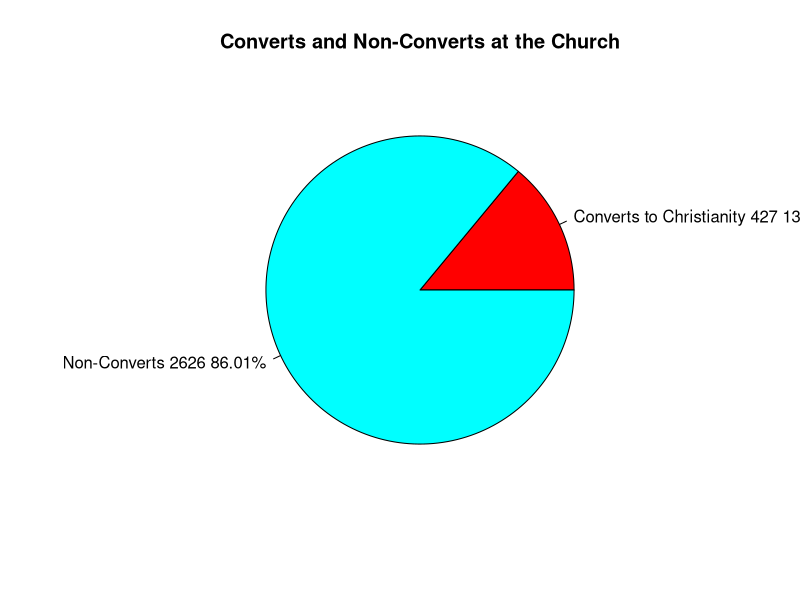
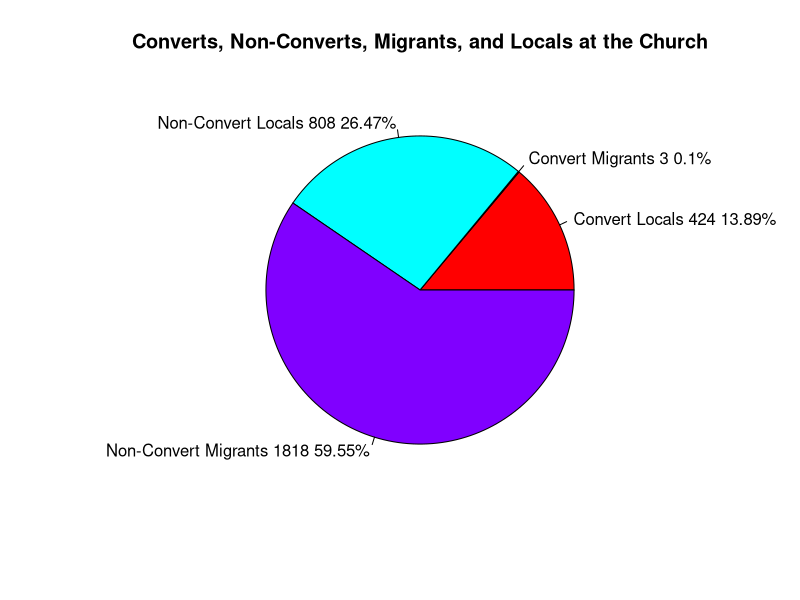
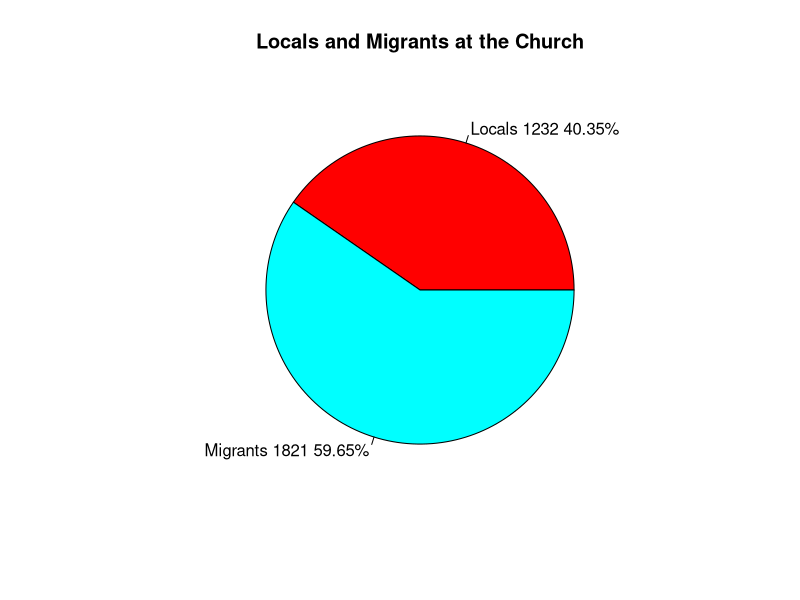
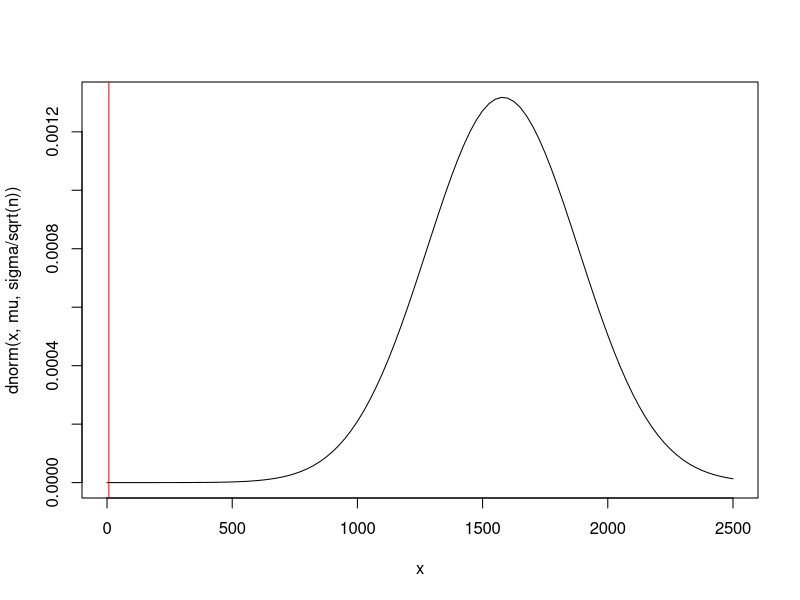
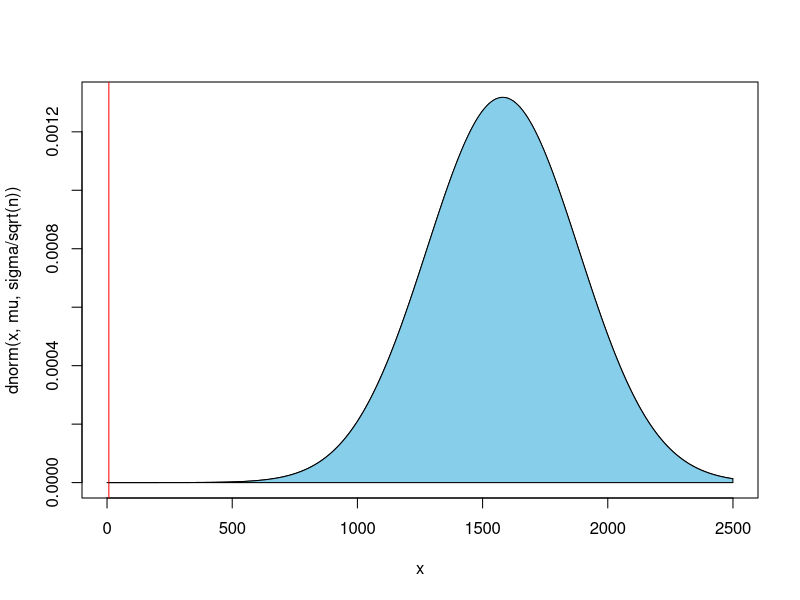
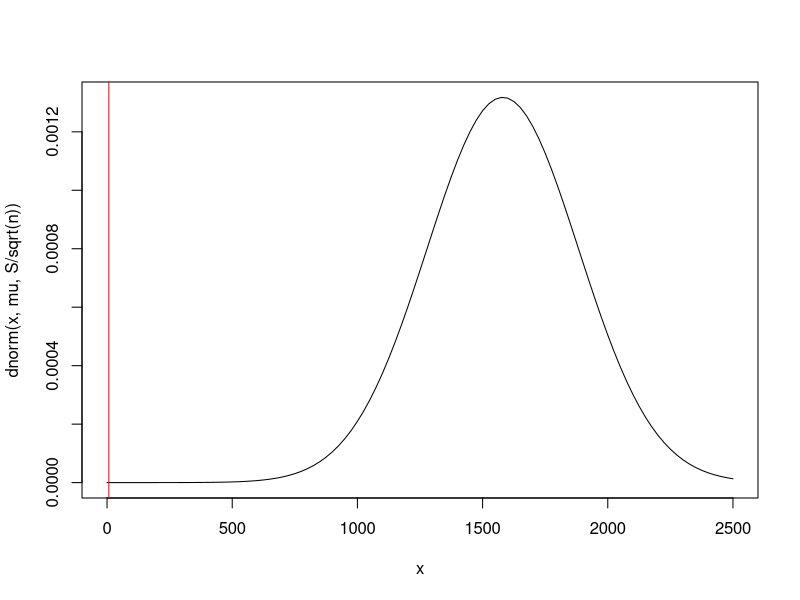
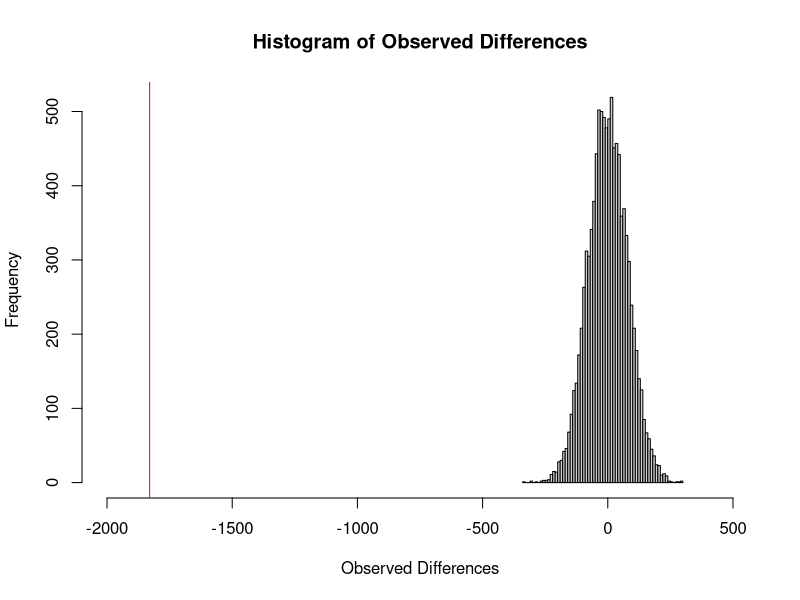
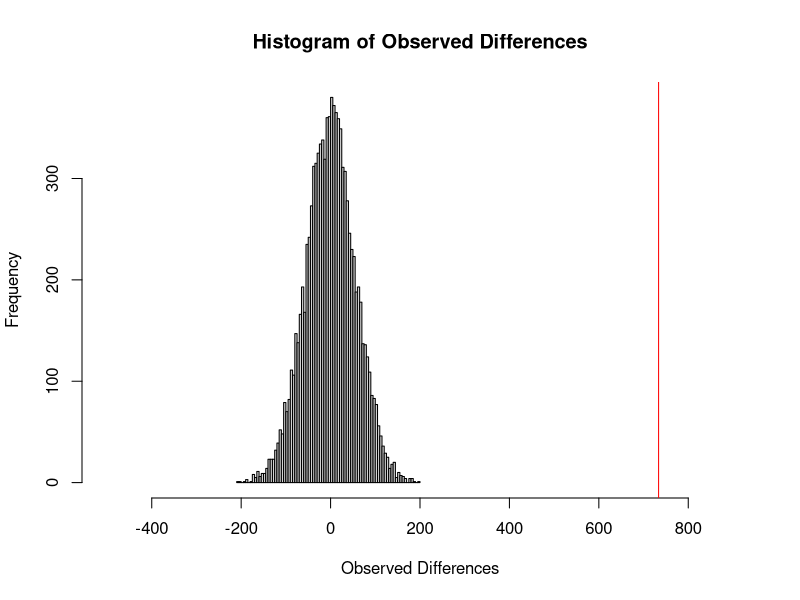

R code for these plots, in order: (Note: this script raises an error after producing the figures.)
#Title: Math 23c Final Project
#Written by: Ben Dreier and Michael Cheng
#Date: May 14, 2019
#Sources: Scripts from Paul Bamberg, data from Cori Tucker-Price
#PLEASE DO NOT DISTRIBUTE THIS DATASET—MY PROCTOR PLANS TO PUBLISH THIS IN A BOOK AND DOES NOT WANT THIS DATA RELEASED PUBLICLY
#Have a great summer! =)

#Master outline/grading checklist

#DOES THE DATASET MEET THE REQUIRED DATASET STANDARDS??
#1- dataframe: yes, we have a .csv file with columns and rows
#2- yes, name, street name, city, former church, and hometown are all categorical columns, and several logical columns are made throughout this data analysis
#3- yes, we used a python script to add two numerical columns: 1st, distance of hometown from LA; 2nd, population of home state in 1940
#4-yes, there are over 3000 rows representing over 3000 church members

#DOES THE DATASET MEET THE REQUIRED GRAPHICAL DISPLAY STANDARDS?
#1- yes, see section 5 for bar plot
#2- yes, see section 2 for histograms (also in other places)
#3- 
#4- yes, see contingency table in section 1

#DOES THE DATASET MEET THE REQUIRED ANALYSIS STANDARDS?
#1- yes, see permutation test in sections 2, 3
#2- yes, p-values are used throughout this project, including in sections 2 and 3
#3- yes, see contingency table in section 1
#4- yes, see section 2 for a comparison

#WHAT BONUS POINTS HAVE WE ACHIEVED?
#2- Yes, our dataset has over 3000 individuals, a very large dataset. If you look in Section 2, we actually take samples from the population there.
#3- See one-page document on ethical issues related to collection of data in attached files.
#8- See Section 1 for convincing demonstration of a relationship that might not have been statistically significant but turns out to be so, also in Section 2
#9- See Section 4 or 5; state population may have been statistically significant but in fact does not seem to correlate with anything
#12- See Section 2 for a permutation test that works better than classical methods
#14- See Section 4 for a use of linear regression
#15- See Section 4 for calculation and display of a logistic regression curve
#16- See Section 4 for an appropriate use of correlation
#19- See Section 1 for pie charts
#20- See Section 2 for calculation of a confidence interval
#22- Ben and Michael are two people; the team has exactly two members! =)

#Note that this is organized by section. 
#Also, section 5 has some of the most interesting analysis because it compares statistics by church denomination. highly suggest you go there! :)

#SECTION 0: LOADING THE DATA FILE AND BASIC ANALYSIS
#install.packages("ggplot2") Make sure to install ggplot2 once
library("ggplot2")

#First, let's load the data file. Let M be the data file.
M <- read.csv("MembershipEdited.csv"); head(M) #notice that the original file was edited to add two numeric columns using a Python script since the original file did not have any numeric columns and was simply a list of members
#BONUS POINT 2: notice that our dataset has over 3,000 individuals. This is definitely a data set so large it can be used as a population from which samples are taken, see section 2 for actual samples from the population
#Ben wrote a python script, distancegetter.py, that gets the distance of each hometown from LA (aka how far an individual moved to LA) and their home state's population

#Note: since certain individuals' Hometowns did not have data associated with them, those individuals have been deleted for the sake of this analysis. 
#Less than 0.3% of individuals were deleted; I deleted Ritta Penden, Susan Fleming, John Hunt, George H. Jones, Wilfred Wein, Coxdelia Marshall, and Melvin Johnson since their hometowns either did not exist or had no data according to the API
#Since these individuals represent less than 0.3% of the total number of individuals, which is over 3000, this should not meaningfully impact our data

#SECTION 1: Hometown analysis WITH A CONTINGENCY TABLE
#MEETS REQUIRED ANALYSIS 3 AND BONUS POINTS 8, 19.
#Is having a hometown that isn't Los Angeles correlated with being a Convert from another/no religion?
#My hypothesis: In theory, it could make sense because people who moved from further away towns might have joined the church in search of community, then converted religions
#While people originally from LA already had a community from growing up there; or another factor could dominate

#First, let's find out the number of people from LA and the number of converts
HomeLA <- which(M$Hometown == "Los Angeles, CA"); HomeLA #People with hometowns LA
length(HomeLA) #Los Angeles, CA has 1,232
HomeNotLA <- which(M$Hometown != "Los Angeles, CA"); HomeNotLA #All people who were not from LA 
length(HomeNotLA) #Not LA has 1,814
ConvertsA <-which(M$Former.Church == "Convert"); ConvertsA #All the converts
length(ConvertsA) #427 converts
NotConverts <-which(M$Former.Church != "Convert"); NotConverts #All the non-converts
length(NotConverts) #2,619 non-converts

#Second, let's make some logical columns
LA <- M$Hometown == "Los Angeles, CA"
Converts <- M$Former.Church == "Convert"
HomeR <- data.frame(LA, Converts) #make a dataframe with just the logical columns

#Now let's build a contingency table #NOTICE THATTHIS MEETS REQUIRED GRAPHICAL DISPLAY CRITERIA 4
tbl <- table(HomeR$LA,HomeR$Converts); tbl
#Looking at the table, there are 1811 who are not originally from LA and aren't converts; 3 who are not originally from LA and are converts; 808 originally from LA who are not converts, and 424 originally from LA who are converts

#Now let's compare this with what the table would look like if Hometown and Convert status were independent
tbl #our actual table
Expected <- outer(rowSums(tbl), colSums(tbl))/sum(tbl); Expected #evidently, the tables are pretty different!!
#In particular, the value for not originally from LA and is converts is much lower in the actual table compared to the expected table

#These tables look quite different. Is the difference significant? Let's use the chi-squared test and see.
chisq.test(HomeR$LA,HomeR$Converts)
#The p-value is incredibly tiny, at below 2.2 * 10^-16, and the odds this arose by chance is less than 1 in a quadrillion; since the p-value is far less than 0.05 we reject the null hypothesis
#Therefore, having a Hometown of LA is very correlated with being a Convert to Christianity, which completely goes against the theory I laid out earlier
#It appears that having a hometown that isn't LA is very correlated against being a Convert to Christianity
#In other words, almost everyone who joined the People's Independent Church of Christ who was not originally from LA was already a Christian; but according to the table roughly 1/3 of people with hometown LA were Converts to Christianity—a very, very interesting finding!! 
#Not quite sure why this is, but perhaps the Church was very appealing to people who were already Christians moving in from out of state
#It makes sense that most migrants traveling west would be churched folk because that kind of migration was based on social networks and their faith sustained them during the journey. that's one hypothesis
#Quote from Proctor on significance of this: It tells me that the church was able to pull in people from LA with no religious affiliation at a time (WWII) when people were looking for resources and help.  The church was taken over by the second pastor (Clayton Russell) at this point.  He was the first black preaching radio broadcaster on the West Coast and lived a celebrity lifestyle.  So I know that the church was a big draw for migrants and local Angelenos.   But the fact that non churched people in LA were joining at such a high rate proves larger claims about the church’s significance.

#Earning Bonus Point 8
#This relationship between having a hometown of Los Angeles and being a Convert to Christianity was not apparent at all—my hypothesis at the beginning was totally wrong. But evidently, this relationship is very strong considering 424 of the 427 converts were from LA despite the fact that 1,814 of the 3,046 church members had a non-LA hometown.
#Therefore, this is a convincing relationship that might not have looked statistically significant but turns out to be so.

#BONUS POINT 19: Pie charts were not made in the class scripts, these charts are different  
#Let's build pie charts to illustrate our data!

# Pie Chart for Converts and Non-Converts
slices <- c(427, 2626) #notice that the numbers are slightly different since I added back the residents who were excluded earlier
lbls <- c("Converts to Christianity", "Non-Converts")
pct <-  round(slices/sum(slices)*100, 2) 
lbls <- paste(lbls, slices, pct) # add percents to labels 
lbls <- paste(lbls,"%",sep="") # ad % to labels 
pie(slices,labels = lbls, col=rainbow(length(lbls)),
    main="Converts and Non-Converts at the Church")

# Pie Chart for Converts and Non-Converts, separated by From/Not From LA
slices <- c(424, 3, 808, 1818) #notice that the numbers are slightly different since I added back the residents who were excluded earlier
lbls <- c("Convert Locals", "Convert Migrants", "Non-Convert Locals", "Non-Convert Migrants")
pct <-  round(slices/sum(slices)*100, 2) 
lbls <- paste(lbls, slices, pct) # add percents to labels 
lbls <- paste(lbls,"%",sep="") # ad % to labels 
pie(slices,labels = lbls, col=rainbow(length(lbls)),
    main="Converts, Non-Converts, Migrants, and Locals at the Church")

# Pie Chart for Locals and Migrants
slices <- c(1232, 1821) #notice that the numbers are slightly different since I added back the residents who were excluded earlier 
lbls <- c("Locals", "Migrants")
pct <-  round(slices/sum(slices)*100, 2) 
lbls <- paste(lbls, slices, pct) # add percents to labels 
lbls <- paste(lbls,"%",sep="") # ad % to labels 
pie(slices,labels = lbls, col=rainbow(length(lbls)),
    main="Locals and Migrants at the Church")


#END REQUIRED ANALYSIS 3 AND BONUS POINTS 8,11
#END SECTION 1

#SECTION 2: Comparing distances for converts and non-converts with CLT, permutation tests
#BONUS POINTS 2, 12, 20, 8 (done again)
#REQUIRED ANALYSIS 1,3
#After conducting a contingency table analysis of the differences between converts and non-converts, let's figure out whether this difference is reality using standard deviations and confidence intervals
#Let's look at the mean distance migrated for the total population and compare the mean distance migrated for the Converts, and see if this is a statistically significant difference
km <- M$Distance/1000; km #convert our distances from meters to km

mu <- mean(km); mu #mean distance migrated from hometown for full population is 1580.57 km. Remember that someone whose hometown was LA who still lives in LA counts as zero!
sigma <- sd(km); sigma #standard deviation 1513.49 km
migD <- sum(km * (M$Former.Church == "Convert"))/sum((M$Former.Church == "Convert")); migD #mean distance migrated for Converts is 7.26 km
#How likely is it that the discrepancy between mean distance migrated for Converts and the full population arose by chance?

#Approach #1 
#The CLT says that if we draw a sample of size n from the total population,
#the mean will be 1580.57 km, the SD will be sigma/sqrt(n), the distribution normal
n = 25 #draw samples of size 25
curve(dnorm(x, mu, sigma/sqrt(n)), from = 0, to = 2500)
abline(v = migD, col = "red")     #our mean distance for converts looks good, it's on the far left tail
pnorm(migD, mu, sigma/sqrt(n), lower.tail = FALSE) #and notice that an average distance greater than ours should arise roughly 100% of the time
#BONUS POINT 2: notice how we drew samples from the total population here! This was possible because of how large our dataset is, with over 3000 entries

#Here is a way to shade some of the area
xpoints <- c(migD,seq(migD,2500,1),2500) #define polygon to shade
ypoints <- c(0,dnorm(seq(migD,2500,1), mu, sigma/sqrt(n)),0) 
curve(dnorm(x, mu, sigma/sqrt(n)), from = 0, to = 2500)
abline(v = migD, col = "red")
polygon(xpoints,ypoints,col="skyblue") #notice that virtually the entire graph is sky blue, this visually demonstrates how virtually every other outcome would be more likely than the one we got if the distance traveled for Converts was random

#Approach 2
#Equivalent approach - create a statistic whose distribution is N(0,1)
#In the days of printed statistical tables, this was a good idea.
Z = (migD-mu)/(sigma/sqrt(n)); Z 

#Calculate the probability of a sample mean as extreme as what we observed
PValue <- pnorm(Z, lower.tail = FALSE); PValue   #same result, the probability of a sample mean greater than our sample mean is 1

#Alternatively, we can assume that we do not know the LA-side wigma
#If we use our sample standard deviation S, we create a t statistic.
#Studentize the data, using S instead of the national sigma.
S <- sd(km); S
t = (migD-mu)/(S/sqrt(n)); t 
PValue <- pt(t, df = n-1, lower.tail = FALSE); PValue
#the p-value is pretty much the same at p = 1; it's virtually certain that if you generated random sample means you'd get a higher mean than our actual mean for Converts
curve(dnorm(x, mu, S/sqrt(n)), from = 0, to = 2500)
abline(v = migD, col = "red")     #our mean score looks really good

#For n this large, the t distribution is essentially standard normal
t = (migD-mu)/(sigma/sqrt(n)); t 
PValue <- pt(t, df = n-1, lower.tail = FALSE); PValue #about the same P-value as earlier result

#BONUS POINT 20: I calculated a confidence interval here!

#notice that the lower end of the confidence interval is 955.83
L <- mean(km) + qt(0.025, n-1) * sd(km)/sqrt(n); L
#and the higher end of the confidence interval is 2205.31
H <- mean(km) - qt(0.025, n-1) * sd(km)/sqrt(n); H

#So if the distance migrated from one's hometown followed a normal distribution, then the 95% confidence interval for the distance migrated would be [955.83,2205.31]
#But because actual distance migrated from one's hometown for Converts to Christianity is just 7.26, FAR outside the actual confidence interval, we know that this probably did not arise by chance
#In other words, I have shown more quantiatively than Section 1 that Converts are likely to have migrated a much lower distance, and that this difference is statistically significant.

#BONUS POINT 8: Again, this shows the same relationship as in Section 1 and how it did not arise randomly. The statistical difference the mean distance traveled for Converts and the mean distance traveled for all people at this Church is clear

#finally, let's try a permutation test
#Now let's do a permutation test
isConvert <- M$Former.Church == "Convert"; isConvert
N <- 10000
diffs <- numeric(N)
for(i in 1:N){
  Samp <- sample(isConvert); Samp #permuted isBaptist column
  disConverts <- sum((km) * (Samp == TRUE))/sum(Samp == TRUE); disConverts
  dOthers <- sum((km) * (Samp == FALSE))/sum(Samp == FALSE); dOthers
  diffs[i] = disConverts - dOthers #as likely to be negative or positive
}
mean(diffs) #should be close to zero, this is indeed near zero
hist(diffs, breaks = "FD", xlim = c(-2000,500), xlab = "Observed Differences", main = "Histogram of Observed Differences") #now display the observed difference on the histogram

other <- sum(km * (M$Former.Church != "Convert"))/sum((M$Former.Church != "Convert")); other
observed <- migD - other ; observed #observed difference between mean for Converts and non-Convert; this is -1829 km
abline(v = observed, col = "red") #notice that the observed difference is very far off from the random simulations
#what is the probability that a difference this large could have arisen with a random subset?
pvalue <- (sum(diffs >= observed)+1)/(N+1); pvalue #notice that the p-value is about 1, so the probability of randomly exceeding the actual value is 100%; so it is extremely unlikely that this difference arose by chance
#evidently, the difference between Converts and non-Converts probably did not arise randomly, as there is a 100% chance that a random simulation would have a difference of lesser magnitude than the actual difference seen
#compared to the confidence interval analysis above, we actually have a concrete probability that this happened by chance and know more than just the fact that the actual result is outside the confidence interval 

#BONUS POINT 12: This is an example of a permutation test working much better than classical methods. Using this permutation test, we have shown that the difference probably did not arise out of random chance and is statistically significant. But with classical methods like CLT/standard deviation, it is harder to know whether the difference happened randomly/not randomly. Therefore, this permutation test works better than classical methods in demonstrating the statistical significance of Baptists and distance traveled.
#REQUIRED ANALYSIS 3: This is a clear comparison of a CLT analysis with a simulation, permutation test
#END SECTION 2

#SECTION 3: Permutation test with Baptists
#Looking at the dataset, we have a lot of Baptists! Now I want to figure out whether being a Baptist is correlated at all with Distance Traveled using a Permutation test

#the following code creates a column that is True if an individual was Baptist before joining the People's Independent Church of Christ, false otherwise (defined as their church having the word Baptist in it)
Churches <- (M$Former.Church); Churches #column of all individuals churches
Denoms <- c("Baptist", "Methodist", "AME", "Episcopal", "CME", "Presbyterian", "Catholic") # Enumerate some words pointing to church denomination
# Function to get which churches contain which denomination strings
whichContain <- function(ch, dn){
  denoms <- rep("", length(ch))
  i <- 1
  for(c in ch){
    for(d in dn){
      #Check if the church has the denomination
      if( is.na(grepl(d, c)) ){break}
      if( grepl(d, c) ){
        denoms[i] = paste(denoms[i], d);
      }
    }
    i <- i + 1
  }
  return(denoms)
}
WhichDenoms <- whichContain(Churches, Denoms)
isBaptist <- WhichDenoms == " Baptist"; isBaptist #true if an individual is Baptist

sum(isBaptist) #so we have 1,185 baptists; out of 3,046 individuals this is a lot

km <- M$Distance / 1000 #divide distance by 1000 to get distance in km
mean(km) #mean distance for all Individuals is 1580.57 km
median(km) #median distance for all Individuals is 2137 km

#Calculate the observed Distance Traveled for Baptists and non-Baptists
dBaptists <- sum((km) * (isBaptist == TRUE))/sum(isBaptist == TRUE); dBaptists #average distance for Baptists is 2028.802 km
dOthers <- sum((km) * (isBaptist == FALSE))/sum(isBaptist == FALSE); dOthers #average distance for non-Baptists is 1295.159 km
observed <- dBaptists - dOthers; observed #on average, Baptists traveled 733.64 km farther than non-Baptists
 
#Now let's do a permutation test
N <- 10000
diffs <- numeric(N)
for(i in 1:N){
  Samp <- sample(isBaptist); Samp #permuted isBaptist column
  dBaptists <- sum((km) * (Samp == TRUE))/sum(Samp == TRUE); dBaptists
  dOthers <- sum((km) * (Samp == FALSE))/sum(Samp == FALSE)
  diffs[i] = dBaptists - dOthers #as likely to be negative or positive
}
mean(diffs) #should be close to zero, this is indeed near zero
hist(diffs, breaks = "FD", xlim = c(-500,900), main = "Histogram of Observed Differences", xlab = "Observed Differences") #now display the observed difference on the histogram
abline(v = observed, col = "red") #notice that the observed difference is very far off from the random simulations
#what is the probability that a difference this large could have arisen with a random subset?
pvalue <- (sum(diffs >= observed)+1)/(N+1); pvalue #notice that the p-value is about 0.0001, which is far less than 0.05 (our typical threshold for signifiance). Therefore, the difference between Distance traveled for Baptists and non-Baptists is statistically significant. It is incredibly unlikely that it arose by chance.
#for whatever reason, Baptists at the People's Independent Church migrated from further distances than non-Baptists, on aveage 733.64 km further. This difference did not occur by random chance.

#END SECTION 3

#SECTION 4: Is there a relationship between distance traveled and state population?
#BONUS POINTS: 9, 14, 15, 16

#Let's try to analyze our only two numeric columns, distance traveled and state population
#Is there some kind of relationship between traveling from a farther away state and coming from a larger or smaller state?
km <- M$Distance/1000; km #convert our distances from meters to km
plot(km ~ M$State.Population, col = "blue", xlab = "State population in 1940", ylab = "Distance traveled") #here is a scatter plot comparing distance migrated with state population
mod <- lm(km ~ M$State.Population); mod #we found the regression line; apparently Distance Traveled to LA = -1.407*10^4 * (State population) + 2.404*10^3

#BONUS POINT 14! used linear regression
abline(mod, col = "green") #now let's add the regression line 
#according to this regression line, the larger a migrant's state population, the less distance they traveled to LA
#So migrants from smaller states were far more likely to travel longer distances to LA; perhaps reflecting lower populations in the Northeast/Midwest in 1940?
#However, this relationship might not be statistically significant.
summary(mod) #Multiple R squared is 0.05, adjusted R squared is 0.05
#Evidently, our R squared value is about 0.05, indicating a very inaccurate regression line. Our regression line only explains about 5% of the variability of the response data around its mean, indicating a very weak correlation. distance traveled and state population in 1940 don't seem to be correlated well with each other, but let's use correlation to verify!

#BONUS POINT 16! used correlation here.
#Now let's look at the correlation
res <- cor(km, M$State.Population); res
round(res,2) #our correlation is -0.22. Since our correlation is negative, an increase in state population predicts a decrease the distance traveled. However, again this is a very weak correlation. There may not be a real relationship between the variables 

#BONUS POINT 15! logistic regression
#let's try to use a logistic regression to model Distance Traveled as a function of State Population. Note that we need to normalize these variables between 0 and 1, so I divided each variable by its maximimum value in the dataset
pop <- M$State.Population/max(M$State.Population)
k <- km/max(km)
plot(pop, k, xlab = "State population in 1940", ylab = "Distance Traveled") #here's another plot 

#Start with minus the log of the likelihood function from Paul's code
MLL<- function(alpha, beta) {
  -sum( log( exp(alpha+beta*pop)/(1+exp(alpha+beta*pop)) )*k
        + log(1/(1+exp(alpha+beta*pop)))*(1-k) )
}

#R has a function that will maximize this function of alpha and beta
#install.packages("stats4")   #needs to be run at most once
library(stats4)
results<-mle(MLL, start = list(alpha = 0, beta = 0)) #an initial guess is required
results@coef #alpha = -0.158, beta = -1.725 are the parameters for our logistic regression curve
curve( exp(results@coef[1]+results@coef[2]*x)/ (1+exp(results@coef[1]+results@coef[2]*x)),col = "blue", add=TRUE) #the blue line is the logistic regression curve
#The logistic regression curve does not look terrible, but considering how low our correlation was earlier it is unlikely that there is a substantial correlation between distance traveled and state population in 1940

#BONUS POINT 9! Evidently, there could have been a relationship between state population and distance traveled, but our analysis indicates that there is likely no significant relationship after all. Therefore, this relationship turns out to be statistically insignificant.

#END SECTION 4

#SECTION 5: Distances traveled and population of state by church denomination
#another example of bonus point 9
#Continuing from Section 3, let's analyze the average distances traveled for all major church denominations

#the following code creates a column that is True if an individual was a certain denomination before joining the People's Independent Church of Christ, false otherwise (defined as their church having a certain word in it)
Churches <- (M$Former.Church); Churches #column of all individuals churches
Denoms <- c("Baptist", "Methodist", "AME", "Episcopal", "CME", "Presbyterian", "Catholic") # Enumerate some words pointing to church denomination
# Function to get which churches contain which denomination strings
whichContain <- function(ch, dn){
  denoms <- rep("", length(ch))
  i <- 1
  for(c in ch){
    for(d in dn){
      #Check if the church has the denomination
      if( is.na(grepl(d, c)) ){break}
      if( grepl(d, c) ){
        denoms[i] = paste(denoms[i], d);
      }
    }
    i <- i + 1
  }
  return(denoms)
}
WhichDenoms <- whichContain(Churches, Denoms)
isBaptist <- WhichDenoms == " Baptist"; isBaptist #true if an individual is Baptist
isMethodist <- WhichDenoms == " Methodist"; isMethodist
isAME <- WhichDenoms == " AME"; isAME
isEpiscopal <- WhichDenoms == " Episcopal"; isEpiscopal
isCME <- WhichDenoms == " CME"; isCME
isPresbyterian <- WhichDenoms == " Presbyterian"; isPresbyterian
isCatholic <- WhichDenoms == " Catholic"; isCatholic

#Notice that I added the individuals who were deleted at the very beginning (since their hometowns couldn't be traced) back in for the purposes of counting as we have their former churches
numBap <- sum(isBaptist) + 1; numBap #so we have 1,186 baptists; out of 3,046 individuals this is a lot
numMeth <- sum(isMethodist); numMeth #123 Methodists
numAME <- sum(isAME)+2; numAME #324 AMEs/ African Methodists
numEp <- sum(isEpiscopal)+2; numEp #43 Episcopals
numCME <- sum(isCME); numCME #70 CMEs
numPres <-sum(isPresbyterian); numPres #25 Presbyterians
numCat <- sum(isCatholic); numCat #62 Catholics
numC <- sum(M$Former.Church == "Convert"); numC #427 Converts (same method as Section 1)
#So our algorithm accounts for 2,255 of the 3,046 individuals in our dataset. This is pretty good for just a word search!
other <- 3046 - sum(numBap, numMeth, numAME, numEp, numCME, numPres, numCat, numC) +2; other #793 other denominations

#Let's make a vector of all the individuals' denominations and graph them
des <- c(rep("Baptist", numBap), rep("Methodist", numMeth), rep("AME", numAME), rep("Episcopal", numEp), rep("CME", numCME), rep("Presbyterian", numPres), rep("Catholic", numCat), rep("Convert", numC), rep("Other", other)); des
table(des) #look at our cute little table!
barplot(table(des), col = "pink", xlab = "Denomination", ylab = "Number of Individuals", main = "Denominations of Church Membership") #note: you may need to resize your window to get all of the labels to show
#THIS BARPLOT IS REQUIRED GRAPHICAL DISPLAY 1

#(BONUS POINT 19 AGAIN): let's make a pie chart of the denominations! :)
# Pie Chart for Denominations
slices <- c(numBap, numMeth, numAME, numEp, numCME, numPres, numCat, numC, other) 
lbls <- c("Baptist", "Methodist", "AME", "Episcopal", "CME", "Presbyterian", "Catholic", "Convert to Christianity", "Other")
pct <-  round(slices/sum(slices)*100, 2) 
lbls <- paste(lbls, slices, pct) # add percents to labels 
lbls <- paste(lbls,"%",sep="") # ad % to labels 
pie(slices,labels = lbls, col=rainbow(length(lbls)),
    main="Denominations at the Church")

Converts <- M$Former.Church == "Convert"

#Now let's look at average distance traveled by church denomination, remembering that 0 km = from LA
disB <- sum(isBaptist * km)/sum(isBaptist); disB #2028.80 km for Baptists
disM <- sum(isMethodist * km)/sum(isMethodist); disM #2581.766 km for Methodists
disA <- sum(isAME * km)/sum(isAME); disA #2087.33 km for AME
disE <- sum(isEpiscopal * km)/sum(isEpiscopal); disE #2234.66 km for Episcopal
disCM <- sum(isCME * km)/sum(isCME); disCM #1894.95 km for CME
disP <- sum(isPresbyterian * km)/sum(isPresbyterian); disP #2041.20 km for Presbyterians
disCA <- sum(isCatholic * km)/sum(isCatholic); disCA #802.37 km for Catholics
disC <- sum(Converts * km)/sum(Converts); disC #7.26 km for Converts
disO <- sum((!isBaptist & !isMethodist & !isAME & !isEpiscopal & !isCME & !isPresbyterian & !isCatholic & !Converts) * km)/ sum((!isBaptist & !isMethodist & !isAME & !isEpiscopal & !isCME & !isPresbyterian & !isCatholic & !Converts)); disO #1381.13 km for others

#Let's make a graph of the distances. For the purposes of making a barplot, I'm rounding the distances to the nearest whole number
dis <- c(rep("Baptist", disB), rep("Methodist", disM), rep("AME", disA), rep("Episcopal", disE), rep("CME", disCM), rep("Presbyterian", disP), rep("Catholic", disCA), rep("Convert", disC), rep("Other", disO)); dis
table(dis) #look at our cute little table!
barplot(table(dis), col = "orange", xlab = "Denomination", ylab = "Average Distance Traveled to LA (km)", main = "Average Distance Traveled to LA (km) by Denomination") #note: you may need to resize your window to get all of the labels to show
#We knew about Converts from Section 1, but notice how Catholics did not migrate very far either compared to the other denominations

#Finally, let's look at average home state population by denomination
pB <- sum(isBaptist * M$State.Population)/sum(isBaptist); pB #5476799 for Baptists
pM <- sum(isMethodist * M$State.Population)/sum(isMethodist); pM #5072736 for Methodists
pA <- sum(isAME * M$State.Population)/sum(isAME); pA #5060682 for AME
pE <- sum(isEpiscopal * M$State.Population)/sum(isEpiscopal); pE #6310050 for Episcopal
pCM <- sum(isCME * M$State.Population)/sum(isCME); pCM #5022214 for CME
pP <- sum(isPresbyterian * M$State.Population)/sum(isPresbyterian); pP #4982980 for Presbyterians
pCA <- sum(isCatholic * M$State.Population)/sum(isCatholic); pCA #68705221 for Catholics
pC <- sum(Converts * M$State.Population)/sum(Converts); pC #6906233 for Converts
pO <- sum((!isBaptist & !isMethodist & !isAME & !isEpiscopal & !isCME & !isPresbyterian & !isCatholic & !Converts) * M$State.Population)/ sum((!isBaptist & !isMethodist & !isAME & !isEpiscopal & !isCME & !isPresbyterian & !isCatholic & !Converts)); pO #6270838 for others

#Let's make a graph of the average home state populations
p <- c(rep("Baptist", pB), rep("Methodist", pM), rep("AME", pA), rep("Episcopal", pE), rep("CME", pCM), rep("Presbyterian", pP), rep("Catholic", pCA), rep("Convert", pC), rep("Other", pO)); p
table(p) #look at our cute little table!
barplot(table(p), col = "green", xlab = "Denomination", ylab = "Average Home State Population", main = "Average Home State Population by Denomination") #note: you may need to resize your window to get all of the labels to show
#It doesn't look like there are many clear differences by denomination
#BONUS POINT 9: here's another relationship that might have been statistically significant, but are not so

#END SECTION 5




# Ben's work

# Let's talk churches. It looks like there are 759 unique churches listed here:
Churches <- unique(M$Former.Church); Churches

# Enumerate some words pointing to church denomination
Denoms <- c("Baptist", "Methodist", "AME", "Episcopal", "CME", "Presbyterian", "Catholic")

# Function to get which churches contain which denomination strings
whichContain <- function(ch, dn){
  denoms <- rep("", length(ch))
  i <- 1
  for(c in ch){
    for(d in dn){
      #Check if the church has the denomination
      if( is.na(grepl(d, c)) ){break}
      if( grepl(d, c) ){
        denoms[i] = paste(denoms[i], d);
      }
    }
    i <- i + 1
  }
  return(denoms)
}

grepl(Denoms[3], Churches[4])

WhichDenoms <- whichContain(Churches, Denoms)

Churches[which(WhichDenoms == "")]

length(Churches)

denoms[3]
